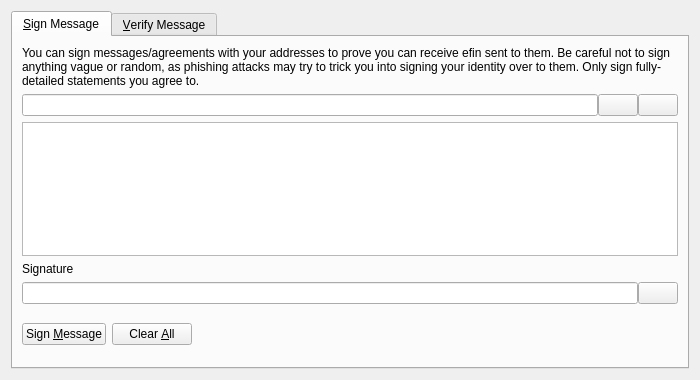
<?xml version="1.0" encoding="UTF-8"?>
<ui version="4.0">
 <class>SignVerifyMessageDialog</class>
 <widget class="QDialog" name="SignVerifyMessageDialog">
  <property name="geometry">
   <rect>
    <x>0</x>
    <y>0</y>
    <width>700</width>
    <height>380</height>
   </rect>
  </property>
  <property name="windowTitle">
   <string>Signatures - Sign / Verify a Message</string>
  </property>
  <property name="modal">
   <bool>true</bool>
  </property>
  <layout class="QVBoxLayout" name="verticalLayout">
   <item>
    <widget class="QTabWidget" name="tabWidget">
     <property name="currentIndex">
      <number>0</number>
     </property>
     <widget class="QWidget" name="tabSignMessage">
      <attribute name="title">
       <string>&amp;Sign Message</string>
      </attribute>
      <layout class="QVBoxLayout" name="verticalLayout_SM">
       <item>
        <widget class="QLabel" name="infoLabel_SM">
         <property name="text">
          <string>You can sign messages/agreements with your addresses to prove you can receive efin sent to them. Be careful not to sign anything vague or random, as phishing attacks may try to trick you into signing your identity over to them. Only sign fully-detailed statements you agree to.</string>
         </property>
         <property name="textFormat">
          <enum>Qt::PlainText</enum>
         </property>
         <property name="wordWrap">
          <bool>true</bool>
         </property>
        </widget>
       </item>
       <item>
        <layout class="QHBoxLayout" name="horizontalLayout_1_SM">
         <property name="spacing">
          <number>0</number>
         </property>
         <item>
          <widget class="QValidatedLineEdit" name="addressIn_SM">
           <property name="toolTip">
            <string>The Efin address to sign the message with</string>
           </property>
          </widget>
         </item>
         <item>
          <widget class="QPushButton" name="addressBookButton_SM">
           <property name="toolTip">
            <string>Choose previously used address</string>
           </property>
           <property name="text">
            <string/>
           </property>
           <property name="icon">
            <iconset resource="../bitcoin.qrc">
             <normaloff>:/icons/address-book</normaloff>:/icons/address-book</iconset>
           </property>
           <property name="shortcut">
            <string>Alt+A</string>
           </property>
           <property name="autoDefault">
            <bool>false</bool>
           </property>
          </widget>
         </item>
         <item>
          <widget class="QPushButton" name="pasteButton_SM">
           <property name="toolTip">
            <string>Paste address from clipboard</string>
           </property>
           <property name="text">
            <string/>
           </property>
           <property name="icon">
            <iconset resource="../bitcoin.qrc">
             <normaloff>:/icons/editpaste</normaloff>:/icons/editpaste</iconset>
           </property>
           <property name="shortcut">
            <string>Alt+P</string>
           </property>
           <property name="autoDefault">
            <bool>false</bool>
           </property>
          </widget>
         </item>
        </layout>
       </item>
       <item>
        <widget class="QPlainTextEdit" name="messageIn_SM">
         <property name="toolTip">
          <string>Enter the message you want to sign here</string>
         </property>
        </widget>
       </item>
       <item>
        <widget class="QLabel" name="signatureLabel_SM">
         <property name="text">
          <string>Signature</string>
         </property>
         <property name="textFormat">
          <enum>Qt::PlainText</enum>
         </property>
        </widget>
       </item>
       <item>
        <layout class="QHBoxLayout" name="horizontalLayout_2_SM">
         <property name="spacing">
          <number>0</number>
         </property>
         <item>
          <widget class="QLineEdit" name="signatureOut_SM">
           <property name="font">
            <font>
             <italic>true</italic>
            </font>
           </property>
           <property name="readOnly">
            <bool>true</bool>
           </property>
          </widget>
         </item>
         <item>
          <widget class="QPushButton" name="copySignatureButton_SM">
           <property name="toolTip">
            <string>Copy the current signature to the system clipboard</string>
           </property>
           <property name="text">
            <string/>
           </property>
           <property name="icon">
            <iconset resource="../bitcoin.qrc">
             <normaloff>:/icons/editcopy</normaloff>:/icons/editcopy</iconset>
           </property>
           <property name="autoDefault">
            <bool>false</bool>
           </property>
          </widget>
         </item>
        </layout>
       </item>
       <item>
        <layout class="QHBoxLayout" name="horizontalLayout_3_SM">
         <item>
          <widget class="QPushButton" name="signMessageButton_SM">
           <property name="toolTip">
            <string>Sign the message to prove you own this Efin address</string>
           </property>
           <property name="text">
            <string>Sign &amp;Message</string>
           </property>
           <property name="icon">
            <iconset resource="../bitcoin.qrc">
             <normaloff>:/icons/edit</normaloff>:/icons/edit</iconset>
           </property>
           <property name="autoDefault">
            <bool>false</bool>
           </property>
          </widget>
         </item>
         <item>
          <widget class="QPushButton" name="clearButton_SM">
           <property name="toolTip">
            <string>Reset all sign message fields</string>
           </property>
           <property name="text">
            <string>Clear &amp;All</string>
           </property>
           <property name="icon">
            <iconset resource="../bitcoin.qrc">
             <normaloff>:/icons/remove</normaloff>:/icons/remove</iconset>
           </property>
           <property name="autoDefault">
            <bool>false</bool>
           </property>
          </widget>
         </item>
         <item>
          <spacer name="horizontalSpacer_1_SM">
           <property name="orientation">
            <enum>Qt::Horizontal</enum>
           </property>
           <property name="sizeHint" stdset="0">
            <size>
             <width>40</width>
             <height>48</height>
            </size>
           </property>
          </spacer>
         </item>
         <item>
          <widget class="QLabel" name="statusLabel_SM">
           <property name="font">
            <font>
             <weight>75</weight>
             <bold>true</bold>
            </font>
           </property>
           <property name="text">
            <string/>
           </property>
           <property name="wordWrap">
            <bool>true</bool>
           </property>
          </widget>
         </item>
         <item>
          <spacer name="horizontalSpacer_2_SM">
           <property name="orientation">
            <enum>Qt::Horizontal</enum>
           </property>
           <property name="sizeHint" stdset="0">
            <size>
             <width>40</width>
             <height>48</height>
            </size>
           </property>
          </spacer>
         </item>
        </layout>
       </item>
      </layout>
     </widget>
     <widget class="QWidget" name="tabVerifyMessage">
      <attribute name="title">
       <string>&amp;Verify Message</string>
      </attribute>
      <layout class="QVBoxLayout" name="verticalLayout_VM">
       <item>
        <widget class="QLabel" name="infoLabel_VM">
         <property name="text">
          <string>Enter the receiver's address, message (ensure you copy line breaks, spaces, tabs, etc. exactly) and signature below to verify the message. Be careful not to read more into the signature than what is in the signed message itself, to avoid being tricked by a man-in-the-middle attack. Note that this only proves the signing party receives with the address, it cannot prove sendership of any transaction!</string>
         </property>
         <property name="textFormat">
          <enum>Qt::PlainText</enum>
         </property>
         <property name="alignment">
          <set>Qt::AlignLeading|Qt::AlignLeft|Qt::AlignTop</set>
         </property>
         <property name="wordWrap">
          <bool>true</bool>
         </property>
        </widget>
       </item>
       <item>
        <layout class="QHBoxLayout" name="horizontalLayout_1_VM">
         <property name="spacing">
          <number>0</number>
         </property>
         <item>
          <widget class="QValidatedLineEdit" name="addressIn_VM">
           <property name="toolTip">
            <string>The Efin address the message was signed with</string>
           </property>
          </widget>
         </item>
         <item>
          <widget class="QPushButton" name="addressBookButton_VM">
           <property name="toolTip">
            <string>Choose previously used address</string>
           </property>
           <property name="text">
            <string/>
           </property>
           <property name="icon">
            <iconset resource="../bitcoin.qrc">
             <normaloff>:/icons/address-book</normaloff>:/icons/address-book</iconset>
           </property>
           <property name="shortcut">
            <string>Alt+A</string>
           </property>
           <property name="autoDefault">
            <bool>false</bool>
           </property>
          </widget>
         </item>
        </layout>
       </item>
       <item>
        <widget class="QPlainTextEdit" name="messageIn_VM"/>
       </item>
       <item>
        <widget class="QValidatedLineEdit" name="signatureIn_VM"/>
       </item>
       <item>
        <layout class="QHBoxLayout" name="horizontalLayout_2_VM">
         <item>
          <widget class="QPushButton" name="verifyMessageButton_VM">
           <property name="toolTip">
            <string>Verify the message to ensure it was signed with the specified Efin address</string>
           </property>
           <property name="text">
            <string>Verify &amp;Message</string>
           </property>
           <property name="icon">
            <iconset resource="../bitcoin.qrc">
             <normaloff>:/icons/transaction_0</normaloff>:/icons/transaction_0</iconset>
           </property>
           <property name="autoDefault">
            <bool>false</bool>
           </property>
          </widget>
         </item>
         <item>
          <widget class="QPushButton" name="clearButton_VM">
           <property name="toolTip">
            <string>Reset all verify message fields</string>
           </property>
           <property name="text">
            <string>Clear &amp;All</string>
           </property>
           <property name="icon">
            <iconset resource="../bitcoin.qrc">
             <normaloff>:/icons/remove</normaloff>:/icons/remove</iconset>
           </property>
           <property name="autoDefault">
            <bool>false</bool>
           </property>
          </widget>
         </item>
         <item>
          <spacer name="horizontalSpacer_1_VM">
           <property name="orientation">
            <enum>Qt::Horizontal</enum>
           </property>
           <property name="sizeHint" stdset="0">
            <size>
             <width>40</width>
             <height>48</height>
            </size>
           </property>
          </spacer>
         </item>
         <item>
          <widget class="QLabel" name="statusLabel_VM">
           <property name="font">
            <font>
             <weight>75</weight>
             <bold>true</bold>
            </font>
           </property>
           <property name="text">
            <string/>
           </property>
           <property name="wordWrap">
            <bool>true</bool>
           </property>
          </widget>
         </item>
         <item>
          <spacer name="horizontalSpacer_2_VM">
           <property name="orientation">
            <enum>Qt::Horizontal</enum>
           </property>
           <property name="sizeHint" stdset="0">
            <size>
             <width>40</width>
             <height>48</height>
            </size>
           </property>
          </spacer>
         </item>
        </layout>
       </item>
      </layout>
     </widget>
    </widget>
   </item>
  </layout>
 </widget>
 <customwidgets>
  <customwidget>
   <class>QValidatedLineEdit</class>
   <extends>QLineEdit</extends>
   <header>qt/qvalidatedlineedit.h</header>
  </customwidget>
 </customwidgets>
 <resources>
  <include location="../bitcoin.qrc"/>
 </resources>
 <connections/>
</ui>
